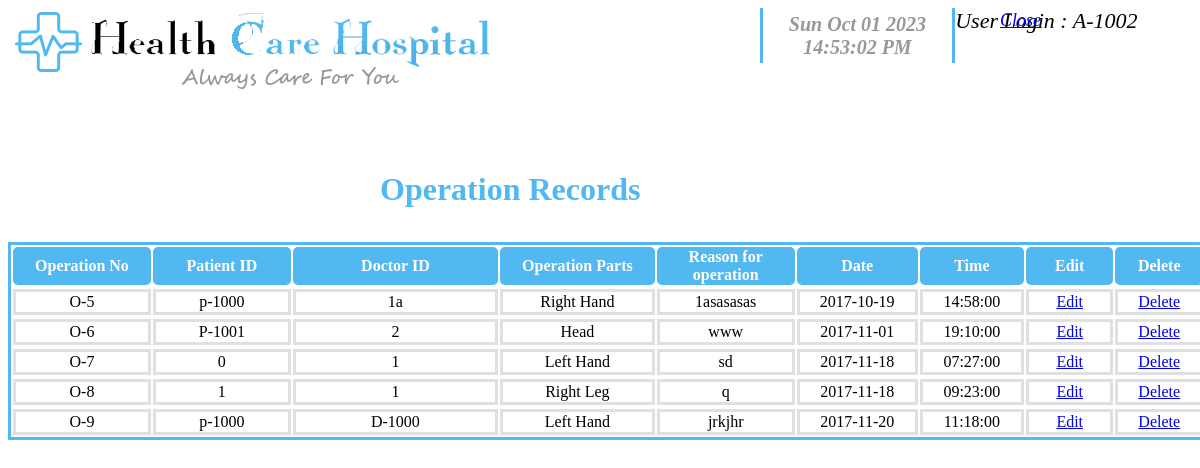
/WAD/view_opp.php (signed in), run on the app's committed database.
### tables this page shows
CREATE TABLE IF NOT EXISTS `theater` (
  `o_no` varchar(10) NOT NULL,
  `p_id` varchar(10) NOT NULL,
  `d_id` varchar(10) NOT NULL,
  `parts` varchar(20) NOT NULL,
  `Reason` text NOT NULL,
  `date` date NOT NULL,
  `time` time NOT NULL
);

### WAD/ses.php (called while the page is built, shortened)
<?php
$connection = mysql_connect("localhost", "root", "");
$user_check=$_SESSION['login_user'];
$ses_sql=mysql_query("select username from login where username='$user_check'", $connection);
$row = mysql_fetch_assoc($ses_sql);
$login_session =$row['username'];
?>

### WAD/view_opp.php (the view, shortened to what this page needs)
<?php
include('ses.php');
?>
<html >
<head>
<link type="text/css" rel="stylesheet" href="css/style.css" />
<link type="text/css" rel="stylesheet" href="css/patient.css" />
</head>
<body  alink="#51b8f1" vlink="#A0A0A4">
<div class="header">
<img src="Images/looo.png">
<div class="summary"> <label style="text-align: right">     User Login     : </label>  <?php echo $login_session; ?> <p align="right" style="position: absolute; top: -12px;left: 1000px;"><font style="font-size:18px;"><a href="JavaScript:window.close()">Close </a> </font>
</div>
<div style="text-align:center; font-size:20px; font-style:oblique;width:16%; height:45px; margin:auto;   padding-top:5px; padding-bottom:5px; float:right; border-left:solid; border-right:solid; border-color:#51b8f1; color:#989898;">
<b>
<br>
<span id="time"  />
<br>
<br>
</b>
</div>
</div>
<br>
<br>
<div class="menu_group">
<br>
<div class="menu_items">
</div>
<h1 style="font-family:Georgia, 'Times New Roman', Times, serif; font-style:normal;  position: absolute; left: 380px; top: 150px; color:#51b8f1;"> Operation Records</h1>
<table  align="left" width="100%" style=" border: solid #51b8f1; position: absolute;
top: 242;  " >
<tbody>
    	<tr>
            <th  width= 96 style="border-radius: 5px; text-align: center;  width:80px;  background-color:#51b8f1; color: #ffffff;" >Operation No</th>
            <th width= "96" style=" border-radius: 5px; text-align: center; width:80px;  background-color:#51b8f1; color: #ffffff;">Patient ID</th>
            <th width="96" style=" border-radius: 5px; background-color:#51b8f1; width:120px; color: #ffffff; text-align: center; ">Doctor ID  </th>
            <th width="105" style=" border-radius: 5px; background-color:#51b8f1; color: #ffffff; text-align: center;  width:90px;">Operation Parts</th>
            <th width="205" style="border-radius: 5px;background-color:#51b8f1; color: #ffffff; text-align: center; width:80px;" >Reason for operation </th>
            <th width="80" style="border-radius: 5px; background-color:#51b8f1; color: #ffffff; text-align: center; width:70px; ">Date</th>
            <th width="80" style="border-radius: 5px; background-color:#51b8f1; color: #ffffff; text-align: center;  width:60px;">Time</th>
            <th width="100" style="border-radius: 5px; width:50px; background-color:#51b8f1; color: #ffffff; text-align: center;">Edit</th>
             <th width="100" style="border-radius: 5px; width:50px; background-color:#51b8f1; color: #ffffff; text-align: center;">Delete</th>
	</tr>
        <?php
			include "connect.php";
			$i = "select * from  theater";
			$h = mysql_query($i);
			while($tr=mysql_fetch_array($h))
			{
		?><tr></tr><br>
        <tr >
        	<td  class="bod" style="text-align: center; width:65px;"><?php echo $tr[0]; ?></td>
            <td class="bod" style="text-align: center; "><?php echo $tr[1]; ?></td>
            <td class="bod" style="text-align: center;   "><?php echo $tr[2]; ?></td>
            <td class="bod" style="text-align: center; "><?php echo $tr[3]; ?></td>
            <td class="bod" style="text-align: center; width:90px; "><?php echo $tr[4]; ?></td>
            <td class="bod" style="text-align: center;  width:80px;"><?php echo $tr[5]; ?></td>
            <td class="bod" style="text-align: center;  width:80px;"><?php echo $tr[6]; ?></td>
           <td class="bod" style="text-align: center; width:30px; " ><a href="up_opp.php? o_no=<?php echo $tr[0];?>">Edit</a> </td>
           <td class="bod" style="text-align: center; width:30px; " ><a onClick="javascript:return confirm('Are you sure do you want to delete this?')" href="del_opp.php? o_no=<?php echo $tr[0];?>">Delete</a> </td>
           <?php
			}?>
		</tbody>
    </table>
</body>
</html>

### WAD/css/style.css (style rules this page uses)
.header { width:100%; height:90px; margin:auto; float:left; background-color:#ffffff; }
.summary { width:20%; height:90px; margin:auto; font-style:oblique; padding-bottom:5px; float:right; font-size:22px; }
.menu_group { width:100%; height:40px; margin:auto; float:left; }
.menu_items { width:225px; height:35px; margin:auto; float:left; }
table { table-layout:fixed; }
td,th { width:100px; height: auto; word-wrap: break-word; }
.bod { border-bottom: solid; border-left: solid; border-top: solid; border-right: solid; border-color:#E0E0E0; }

### WAD/css/patient.css (style rules this page uses)
.header { width:100%; height:90px; margin:auto; float:left; background-color:#ffffff; }
.summary { width:20%; height:90px; margin:auto; font-style:oblique; padding-bottom:5px; float:right; font-size:22px; }
.menu_group { width:100%; height:40px; margin:auto; float:left; }
.menu_items { width:213px; height:35px; margin:auto; float:left; }

### data on the page
theater: o_no "O-5", p "p-1000", d "1a", parts "Right Hand", Reason "1asasasas", date "2017-10-19", time "14:58:00"
theater: o_no "O-6", p "P-1001", d "2", parts "Head", Reason "www", date "2017-11-01", time "19:10:00"
theater: o_no "O-7", p "0", d "1", parts "Left Hand", Reason "sd", date "2017-11-18", time "07:27:00"
theater: o_no "O-8", p "1", d "1", parts "Right Leg", Reason "q", date "2017-11-18", time "09:23:00"
theater: o_no "O-9", p "p-1000", d "D-1000", parts "Left Hand", Reason "jrkjhr", date "2017-11-20", time "11:18:00"

### other printed values
$login_session "A-1002"
